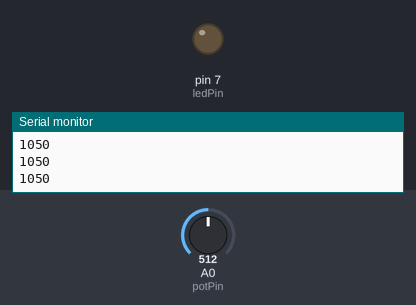
Bench run of a sketch on a simulated Arduino Uno, built with avr-gcc and run on an emulated ATmega328P. On the bench: output pins drawn as LEDs (lit = HIGH), the last lines printed to the serial monitor. Dashed ring = blinking. The test bench sets the inputs (shaded band); at power-on: A0 (potPin) = 512.

Above: at 0.1 s.
At 1.2 s:
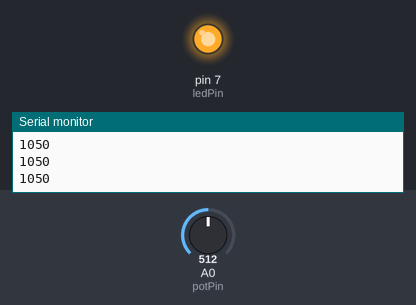
1.3 s: A0 (potPin) set to 0
At 1.37 s:
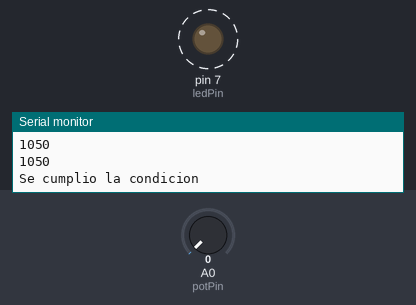
4.3 s: A0 (potPin) set to 3
Timing chart, 0 to 13.3 s (numbered marks = the images above; inputs shaded):
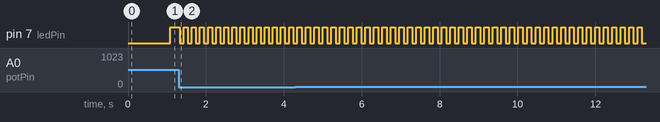

The sketch:

pot-velocidad-led-sinDelay.ino
```cpp
int ledPin = 7;
int potPin = A0;
int valorPot = 0;
int potMapeado = 0;

int intervalo = 1000;
bool estadoLed = 0;

unsigned long tiempoActual = 0;
unsigned long tiempoAnterior = 0;

void setup()
{
  	pinMode(ledPin, OUTPUT);
  	Serial.begin(9600);
}

void loop()
{
	tiempoActual = millis();

  	valorPot = analogRead(potPin);
  	potMapeado = map(valorPot,0,1023,100,2000);
  	intervalo = potMapeado;

  //se declara if(condición >, <, ==, !=) { loquetengapasar; }
  if (tiempoActual - tiempoAnterior > intervalo){
    estadoLed = !estadoLed; //estadoLed cambia a su opuesto
    Serial.println("Se cumplio la condicion");
  	tiempoAnterior = tiempoActual;
  }

  //escribo en el led su estado (si es 0 o 1)
  digitalWrite(ledPin, estadoLed);
  Serial.println(intervalo);

}
```

Measured:
- by itself, pin 7 (ledPin): alternates HIGH for 0.11 s and LOW for 0.11 s
